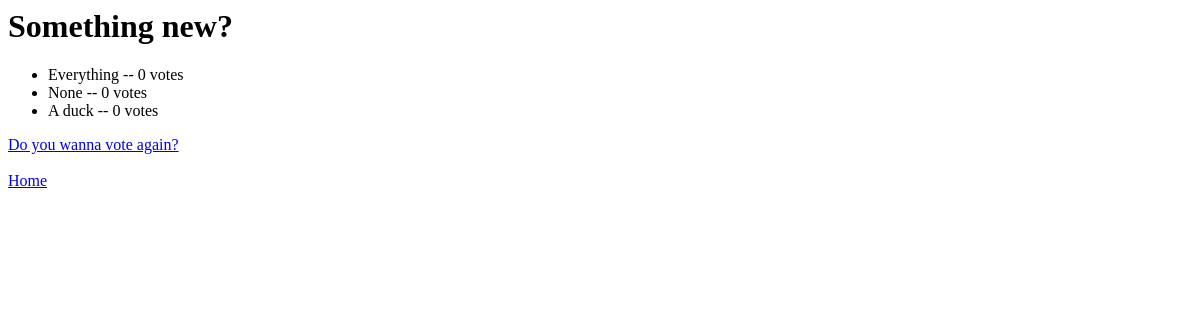
The page /polls/2/results/ on the database as committed earlier.
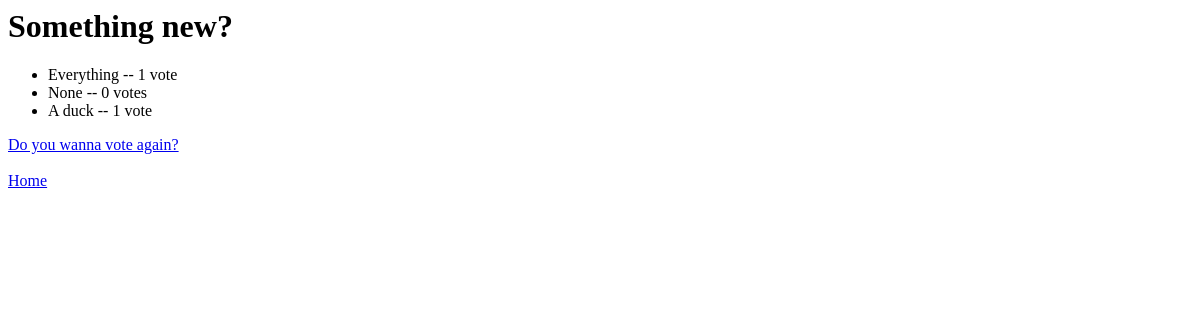
The same page on the database as committed later.
### polls/models.py (models this page shows, shortened)
class Choice(models.Model):
    question_text = models.ForeignKey(Question, on_delete=models.CASCADE)
    choice_text = models.CharField(max_length=200)
    votes = models.IntegerField(default=0)

### polls/views.py (the view)
# urls.py: path("<int:pk>/results/", views.ResultsView.as_view(), name="results"),
class ResultsView(generic.DetailView):
    model = Question
    template_name = "polls/results.html"

### polls/templates/polls/results.html (shortened to what this page needs)
<h1>{{ question.question_text }}</h1>
<ul>
    {% for choice in question.choice_set.all %}
        <li>{{ choice.choice_text }} -- {{ choice.votes }} vote{{ choice.votes|pluralize }}</li>
    {% endfor %}
</ul>
<a href="{% url "polls:detail" question.id %}">Do you wanna vote again?</a>
<a href=" {% url "polls:index" %} ">Home</a>

Rows that differ between the two databases and show on the page:
changed Choice "Everything": votes "0" → "1"
changed Choice "A duck": votes "0" → "1"
